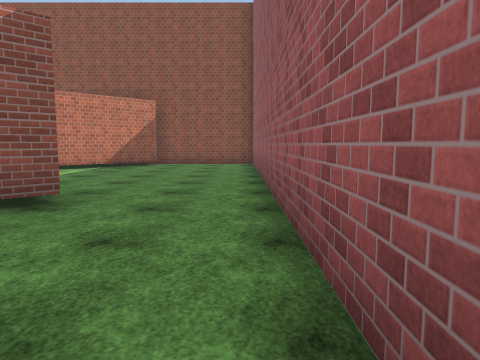
[1] (above)

16 first-person views from a walk through a Unity game level. The camera is 1.4 m above the floor, tilts 6° down and sees 70° across. The floor is counted in squares, 2 m on a side. Each view is taken from the middle of a square. On the plan, view 1 faces up. The plan holds only what a view shows up to about 11 squares ahead; the rest is blank. The place goes on beyond the plan. The player character is not drawn. Some surface patterns are stand-ins.

[2]
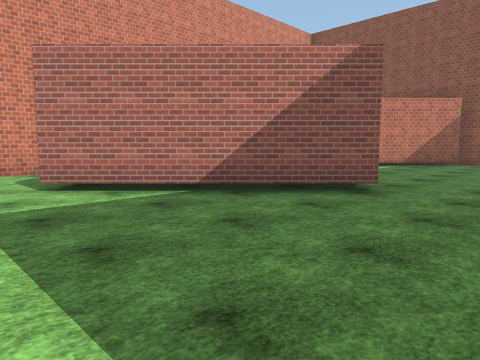

[3]
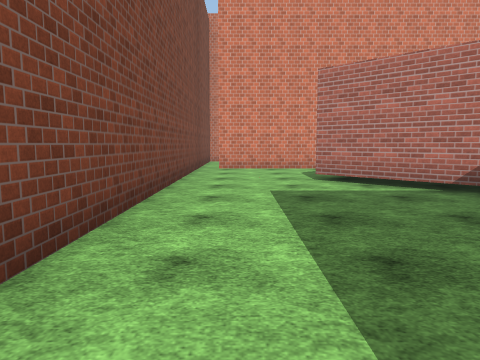

[4]
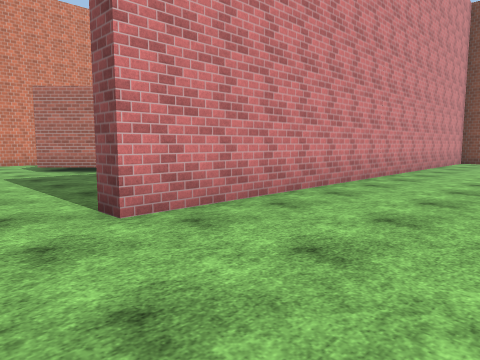

[5]
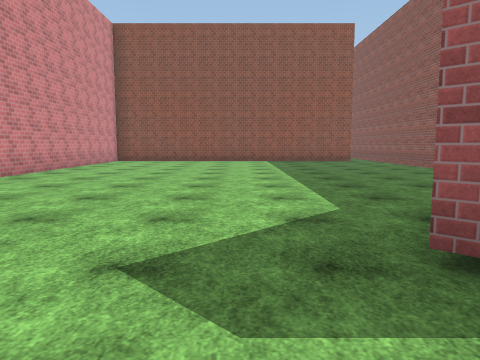

[6]
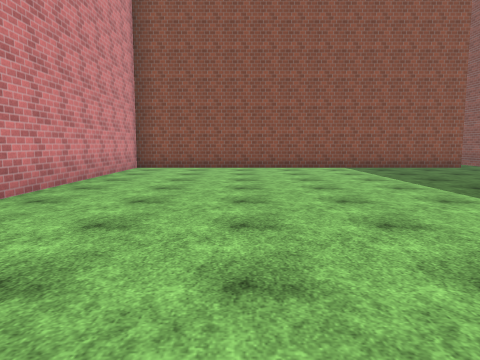

[7]
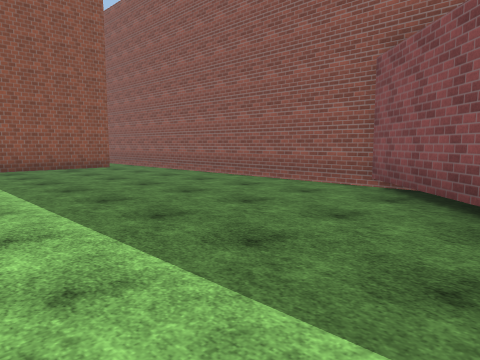

[8]
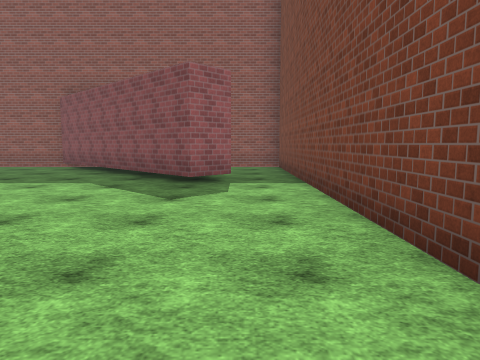

[9]
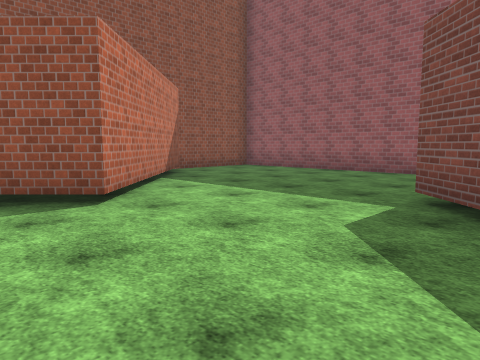

[10]
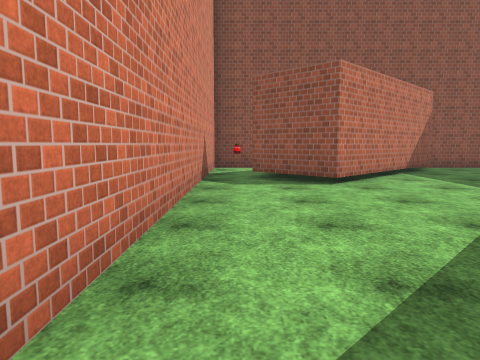

[11]
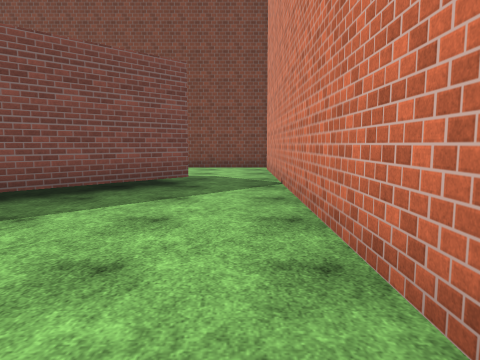

[12]
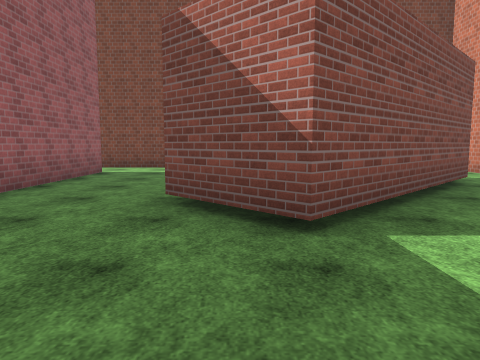

[13]
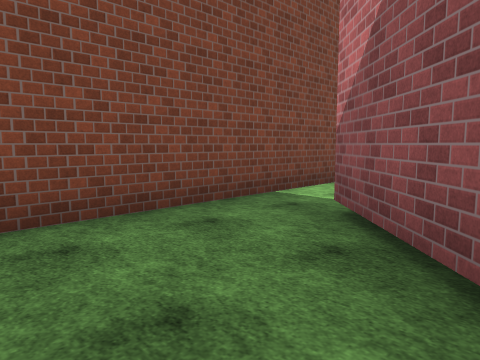

[14]
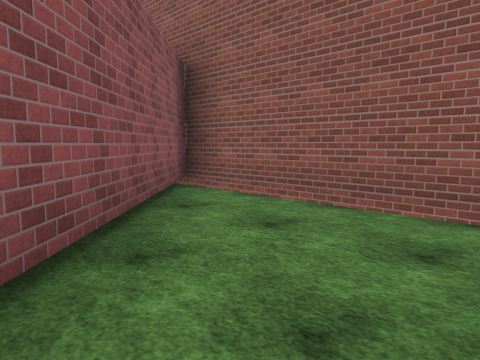

[15]
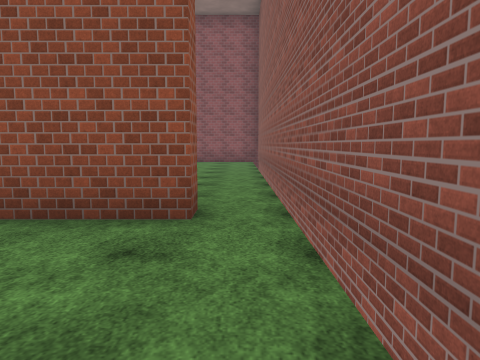

[16]
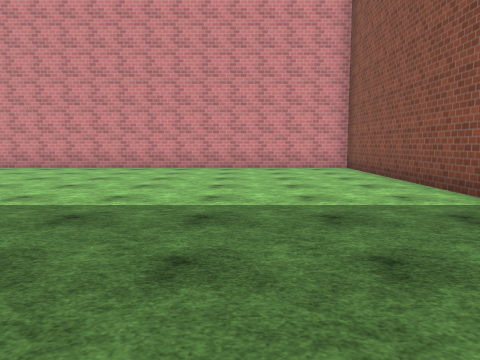

### Floor plan
Ten units are one square. View 1 is at (0, 0); x grows to the right and y downward. Boxes are objects, and circles mark ways between rooms. Rooms are numbered by the first view taken in them; rooms with no view inside come last. Other rooms are left out.
<svg viewBox="-105 -135 227 162">
<path fill="none" stroke="#000" d="M-35 -54 -21 -40 -57 -4M5 5 5 -112M-87 -14 -87 16M-27 -115 -63 -79M-4 -121 -26 -121M-100 22 11 22M26 22 114 22M105 -128 105 -121 10 -121 10 5 5 5M117 22 117 -31 78 8 71 1 117 -45 117 -124M-63 -79 -78 -94M-71 -18 -35 -54M-87 -86 -87 -14"/>
<circle cx="10" cy="15" r="3" fill="#2a7"/>
<circle cx="-50" cy="-67" r="3" fill="#2a7"/>
<circle cx="-80" cy="-10" r="3" fill="#2a7"/>
<text x="-20" y="-40">1</text>
<text x="60" y="-50">2</text>
<text x="-70" y="-50">3</text>
</svg>
Room 1 opens to room 2. Room 1 opens to room 3.

Where each view was taken, in squares from view 1:
view 1: 0 up, 0 right, facing up
view 2: 1 down, 0 right, facing up-left
view 3: 1 down, 1 right, facing left
view 4: 2 down, 4 right, facing up-left
view 5: 2 down, 6 right, facing up
view 6: 2 up, 4 right, facing up
view 7: 2 up, 6 right, facing up-right
view 8: 1 down, 1 right, facing right
view 9: 4 up, 8 left, facing up-right
view 10: 2 up, 8 left, facing up
view 11: 8 up, 8 left, facing down
view 12: 8 up, 3 left, facing down
view 13: 1 up, 11 right, facing down-left
view 14: 2 down, 8 right, facing up-right
view 15: 9 up, 11 right, facing up
view 16: 9 up, 11 right, facing left
